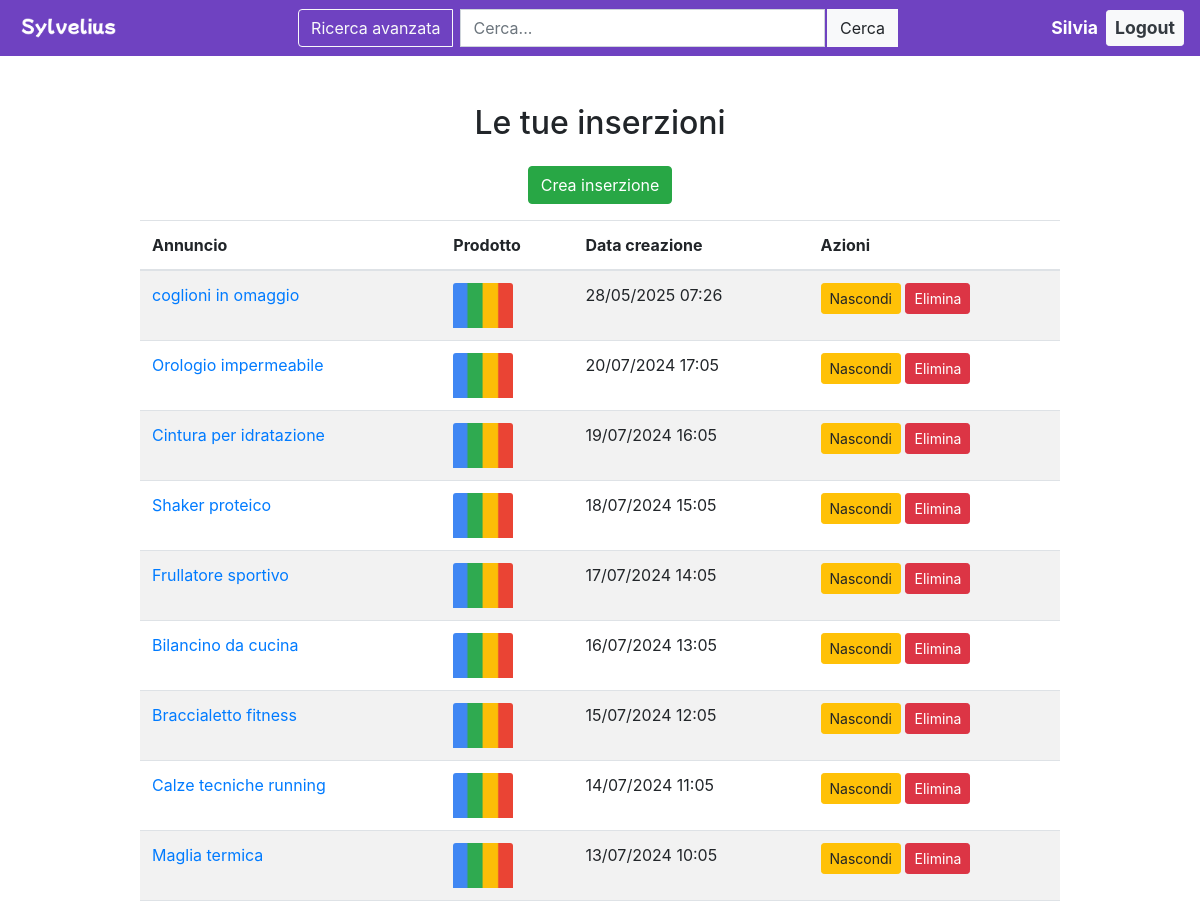
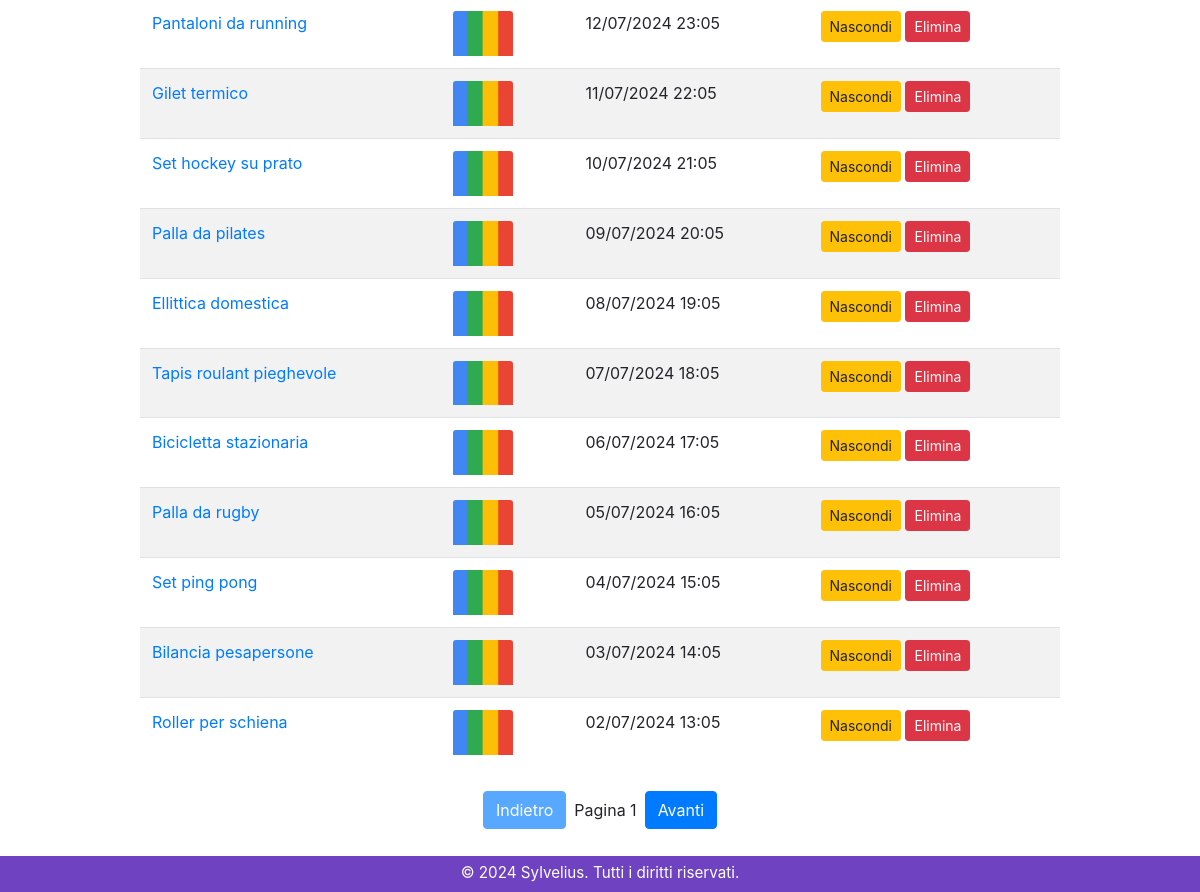
The app's page /account/profile/creazioni/?page=1 (signed in) with its own data (2 pictures, top to bottom).
### sylvelius/models.py (models this page shows, shortened)
class Creazione(models.Model):
    utente = models.ForeignKey('auth.User', on_delete=models.CASCADE, related_name='creazioni')
    annuncio = models.ForeignKey(Annuncio, on_delete=models.CASCADE, related_name='creazioni')
    data_creazione = models.DateTimeField(auto_now_add=True)

class Annuncio(models.Model):
    prodotto = models.OneToOneField(Prodotto, on_delete=models.CASCADE, related_name='annunci')
    data_pubblicazione = models.DateTimeField(auto_now_add=True)
    qta_magazzino = models.PositiveIntegerField(default=0)
    is_published = models.BooleanField(default=True)

class Prodotto(models.Model):
    nome = models.CharField(max_length=255)
    descrizione_breve = models.CharField(max_length=255, blank=True, null=True)
    descrizione = models.TextField(blank=True, null=True)
    prezzo = models.DecimalField(max_digits=10, decimal_places=2)
    tags = models.ManyToManyField(Tag, related_name='prodotti', blank=True)

### sylvelius/views.py (the view)
# urls.py: path("account/profile/creazioni/", views.ProfiloCreazioniPageView.as_view(), name="profile_creazioni"),
class ProfiloCreazioniPageView(LoginRequiredMixin, TemplateView):
    template_name = "sylvelius/profile_creazioni.html"
    login_url = reverse_lazy('sylvelius:login')
    def get_context_data(self, **kwargs):
        context = super().get_context_data(**kwargs)
        utente = self.request.user
        context['user'] = utente
        creazioni_list = Creazione.objects.filter(utente=utente).order_by('-data_creazione')
        paginator = Paginator(creazioni_list, 20)  # 20 creazioni per pagina
        page_number = self.request.GET.get('page')
        page_obj = paginator.get_page(page_number)
        context['creazioni'] = page_obj.object_list
        context['page'] = page_obj.number
        context['has_next'] = page_obj.has_next()
        context['has_previous'] = page_obj.has_previous()
        context['request'] = self.request
        return context

### sylvelius/templates/sylvelius/profile_creazioni.html (shortened to what this page needs)
{% extends "sylvelius/home.html" %}
{% load static %}
{% block middle %}
<div class="container mt-5 mb-5">
    <div class="row justify-content-center">
        <div class="col-md-10">
            <h2 class="mb-4">Le tue inserzioni</h2>
            <a href="{% url 'sylvelius:crea_annuncio' %}" class="btn btn-success mb-3">Crea inserzione</a>
            {% if creazioni %}
                <table class="table table-striped">
                    <thead>
                        <tr>
                            <th>Annuncio</th>
                            <th>Prodotto</th>
                            <th>Data creazione</th>
                            <th>Azioni</th>
                        </tr>
                    </thead>
                    <tbody>
                        {% for creazione in creazioni %}
                        <tr>
                            <td>
                                {% if creazione.annuncio.is_published %}
                                    <a href="{% url 'sylvelius:dettagli_annuncio' creazione.annuncio.id %}">
                                        {{ creazione.annuncio.prodotto.nome }}
                                    </a>
                                {% else %}
                                    {{ creazione.annuncio.prodotto.nome }}
                                {% endif %}
                            </td>
                            <td>
                                <img
                                    data-prodotto-id="{{ creazione.annuncio.prodotto.id }}"
                                    class="card-img-top immagine-asincrona"
                                    alt="{{ creazione.annuncio.prodotto.nome }}"
                                    src="{% static 'img/default_loading.png' %}"
                                    style="max-width: 60px; max-height: 60px;"
                                >
                            </td>
                            <td>{{ creazione.data_creazione|date:"d/m/Y H:i" }}</td>
                            <td>
                                <form action="{% url 'sylvelius:nascondi_annuncio' creazione.annuncio.id %}?page={{ page }}" method="post" style="display:inline;">
                                    {% if creazione.annuncio.is_published %}
                                        <button type="submit" class="btn btn-warning btn-sm" onclick="return confirm('Sei sicuro di voler nascondere questa inserzione? Chiunque abbia ordinato il prodotto avrà comunque il diritto di riceverlo. ');">Nascondi</button>
                                    {% else %}
                                        <button type="submit" class="btn btn-success btn-sm" >Pubblica</button>
                                    {% endif %}
                                </form>
                                <form action="{% url 'sylvelius:elimina_annuncio' creazione.id %}?page={{ page }}" method="post" style="display:inline;">
                                    <button type="submit" class="btn btn-danger btn-sm" onclick="return confirm('Sei sicuro di voler eliminare questa inserzione? Chiunque abbia ordinato il prodotto avrà comunque il diritto di riceverlo.');">Elimina</button>
                                </form>
                            </td>
                        </tr>
                        {% endfor %}
                    </tbody>
                </table>
                {% include "_btn_paginazione.html" %}
            {% else %}
                <div class="alert alert-info">Non hai ancora creato alcuna inserzione.</div>
            {% endif %}
        </div>
    </div>
</div>
{% endblock %}

### templates/_btn_toprightbuttons.html (shortened to what this page needs)
<div class="ml-auto d-flex align-items-center">
    {% if user.is_authenticated %}
        <a href="{% url 'sylvelius:profile' %}" class="text-white mr-2" id="profileBtn" style="background: none; border: none; font-size: 1.1rem; font-weight: bold; cursor: pointer; text-decoration: none;">{{ user.username }}</a>
        {% include "_btn_logout.html"%}
    {% endif %}
</div>

### records on screen
Creazione: annuncio.prodotto.nome "coglioni in omaggio", data_creazione "28/05/2025 07:26", shows "Nascondi"
Creazione: annuncio.prodotto.nome "Orologio impermeabile", data_creazione "20/07/2024 17:05", shows "Nascondi"
Creazione: annuncio.prodotto.nome "Cintura per idratazione", data_creazione "19/07/2024 16:05", shows "Nascondi"
Creazione: annuncio.prodotto.nome "Shaker proteico", data_creazione "18/07/2024 15:05", shows "Nascondi"
Creazione: annuncio.prodotto.nome "Frullatore sportivo", data_creazione "17/07/2024 14:05", shows "Nascondi"
Creazione: annuncio.prodotto.nome "Bilancino da cucina", data_creazione "16/07/2024 13:05", shows "Nascondi"
Creazione: annuncio.prodotto.nome "Braccialetto fitness", data_creazione "15/07/2024 12:05", shows "Nascondi"
Creazione: annuncio.prodotto.nome "Calze tecniche running", data_creazione "14/07/2024 11:05", shows "Nascondi"
Creazione: annuncio.prodotto.nome "Maglia termica", data_creazione "13/07/2024 10:05", shows "Nascondi"
Creazione: annuncio.prodotto.nome "Pantaloni da running", data_creazione "12/07/2024 23:05", shows "Nascondi"
Creazione: annuncio.prodotto.nome "Gilet termico", data_creazione "11/07/2024 22:05", shows "Nascondi"
Creazione: annuncio.prodotto.nome "Set hockey su prato", data_creazione "10/07/2024 21:05", shows "Nascondi"
Creazione: annuncio.prodotto.nome "Palla da pilates", data_creazione "09/07/2024 20:05", shows "Nascondi"
Creazione: annuncio.prodotto.nome "Ellittica domestica", data_creazione "08/07/2024 19:05", shows "Nascondi"
Creazione: annuncio.prodotto.nome "Tapis roulant pieghevole", data_creazione "07/07/2024 18:05", shows "Nascondi"
Creazione: annuncio.prodotto.nome "Bicicletta stazionaria", data_creazione "06/07/2024 17:05", shows "Nascondi"
Creazione: annuncio.prodotto.nome "Palla da rugby", data_creazione "05/07/2024 16:05", shows "Nascondi"
Creazione: annuncio.prodotto.nome "Set ping pong", data_creazione "04/07/2024 15:05", shows "Nascondi"
Creazione: annuncio.prodotto.nome "Bilancia pesapersone", data_creazione "03/07/2024 14:05", shows "Nascondi"
Creazione: annuncio.prodotto.nome "Roller per schiena", data_creazione "02/07/2024 13:05", shows "Nascondi"

### other values on screen
{{ user.username }} "Silvia"
{{ page }} "1"
